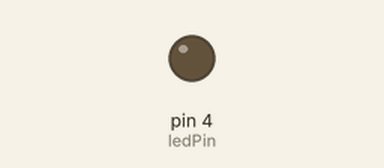
This sketch was run on a simulated Arduino Uno, built with avr-gcc and run on an emulated ATmega328P. Parts: output pins drawn as LEDs (lit = HIGH).

Above: at 1.4 s.
At 34.3 s:
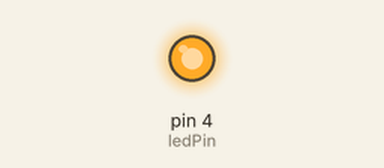
Timing chart, 0 to 39.8 s (numbered marks = the images above):
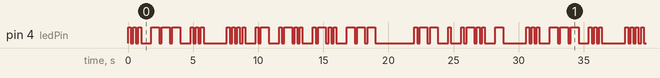

Measured:
- by itself, pin 4 (ledPin): moves between LOW and HIGH, repeating every 30.6 s
- by itself, everything shown: repeats every 30.6 s, in 70 steps

The sketch:

morse.ino
```cpp
#include <string.h>

int ledPin = 4;
void setup() {
  pinMode(ledPin, OUTPUT);
}

void loop() {
  morse("SOS");
  delay(1000);
  morse("Hallo Welt");
  delay(1000);
}

// character map
const char *mymap[] = {
    ".-",	/* a */
    "-...",	/* b */
    "-.-.",	/* c */
    "-..",	/* d */
    ".",	/* e */
    "..-.",	/* f */
    "--.",	/* g */
    "....",	/* h */
    "..",	/* i */
    ".---",	/* j */
    "-.-",	/* k */
    ".-..",	/* l */
    "--",	/* m */
    "-.",	/* n */
    "---",	/* o */
    ".--.",	/* p */
    "--.-",	/* q */
    ".-.",	/* r */
    "...",	/* s */
    "-",	/* t */
    "..-",	/* u */
    "...-",	/* v */
    ".--",	/* w */
    "-..-",	/* x */
    "-.--",	/* y */
    "--..",     /* z */
    "-----",	/* 0 */
    ".----",	/* 1 */
    "..---",	/* 2 */
    "...--",	/* 3 */
    "....-",	/* 4 */
    ".....",	/* 5 */
    "-....",	/* 6 */
    "--...",	/* 7 */
    "---..",	/* 8 */
    "----.",	/* 9 */
};

const unsigned int dit = 200;
const unsigned int dah = 3 * dit;
const unsigned int pause_symbol = 1 * dit;
const unsigned int pause_letter = 3 * dit;
const unsigned int pause_word   = 7 * dit;


// convert text to morse
void morse(const char s[]) {
  // loop over all characters
  for (unsigned int i=0; i<strlen(s); i++) {
    blink(getcode(s[i]));
  }
}

// convert morse to blink
void blink(const char s[]) {
  for (unsigned int i=0; i<strlen(s); i++) {
    if (s[i] == '.')
      blink(dit);
    if (s[i] == '-')
      blink(dah);
    if (s[i] == ' ')
      delay(pause_word);
    delay(pause_symbol);
  }
  delay(pause_letter);
}

void blink(unsigned int length) {
  digitalWrite(ledPin, HIGH);
  delay(length);
  digitalWrite(ledPin, LOW);
}

const char* getcode(char c) {
  if (c > 96 && c < 123)  // lower case letter
    return mymap[c-97];
  if (c > 64 && c < 91)   // upper case letter
    return mymap[c-65];
  if (c > 47 && c < 58)   // number
    return mymap[c-22];
  return " ";             // other → pause
}
```
